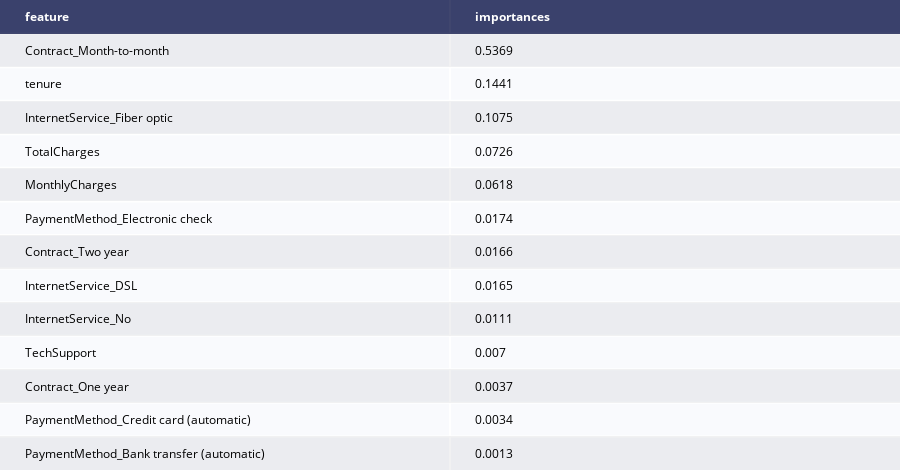

Write notebook code for a chart like this one.
### Code cell
# 输出决策树属性重要性排序
import plotly.figure_factory as ff

import plotly as py

imp = pd.DataFrame(zip(X_train.columns, clf.feature_importances_))

imp.columns = ['feature', 'importances']

imp = imp.sort_values('importances', ascending=False)

imp = imp[imp['importances'] != 0]

table = ff.create_table(np.round(imp, 4))

py.offline.iplot(table)

### Figure 1 — Plotly figure (JSON) as saved in the notebook; plotly's stock layout.template omitted (floating-point values rounded to 4 significant figures)
{"data": [{"colorscale": [[0, "#00083e"], [0.5, "#ededee"], [1, "#ffffff"]], "hoverinfo": "none", "opacity": 0.75, "showscale": false, "type": "heatmap", "z": [[0, 0], [0.5, 0.5], [1, 1], [0.5, 0.5], [1, 1], [0.5, 0.5], [1, 1], [0.5, 0.5], [1, 1], [0.5, 0.5], [1, 1], [0.5, 0.5], [1, 1], [0.5, 0.5]]}], "layout": {"annotations": [{"align": "left", "font": {"color": "#ffffff"}, "showarrow": false, "text": "<b>feature</b>", "x": -0.45, "xanchor": "left", "xref": "x", "y": 0, "yref": "y"}, {"align": "left", "font": {"color": "#ffffff"}, "showarrow": false, "text": "<b>importances</b>", "x": 0.55, "xanchor": "left", "xref": "x", "y": 0, "yref": "y"}, {"align": "left", "font": {"color": "#000000"}, "showarrow": false, "text": "Contract_Month-to-month", "x": -0.45, "xanchor": "left", "xref": "x", "y": 1, "yref": "y"}, {"align": "left", "font": {"color": "#000000"}, "showarrow": false, "text": "0.5369", "x": 0.55, "xanchor": "left", "xref": "x", "y": 1, "yref": "y"}, {"align": "left", "font": {"color": "#000000"}, "showarrow": false, "text": "tenure", "x": -0.45, "xanchor": "left", "xref": "x", "y": 2, "yref": "y"}, {"align": "left", "font": {"color": "#000000"}, "showarrow": false, "text": "0.1441", "x": 0.55, "xanchor": "left", "xref": "x", "y": 2, "yref": "y"}, {"align": "left", "font": {"color": "#000000"}, "showarrow": false, "text": "InternetService_Fiber optic", "x": -0.45, "xanchor": "left", "xref": "x", "y": 3, "yref": "y"}, {"align": "left", "font": {"color": "#000000"}, "showarrow": false, "text": "0.1075", "x": 0.55, "xanchor": "left", "xref": "x", "y": 3, "yref": "y"}, {"align": "left", "font": {"color": "#000000"}, "showarrow": false, "text": "TotalCharges", "x": -0.45, "xanchor": "left", "xref": "x", "y": 4, "yref": "y"}, {"align": "left", "font": {"color": "#000000"}, "showarrow": false, "text": "0.0726", "x": 0.55, "xanchor": "left", "xref": "x", "y": 4, "yref": "y"}, {"align": "left", "font": {"color": "#000000"}, "showarrow": false, "text": "MonthlyCharges", "x": -0.45, "xanchor": "left", "xref": "x", "y": 5, "yref": "y"}, {"align": "left", "font": {"color": "#000000"}, "showarrow": false, "text": "0.0618", "x": 0.55, "xanchor": "left", "xref": "x", "y": 5, "yref": "y"}, {"align": "left", "font": {"color": "#000000"}, "showarrow": false, "text": "PaymentMethod_Electronic check", "x": -0.45, "xanchor": "left", "xref": "x", "y": 6, "yref": "y"}, {"align": "left", "font": {"color": "#000000"}, "showarrow": false, "text": "0.0174", "x": 0.55, "xanchor": "left", "xref": "x", "y": 6, "yref": "y"}, {"align": "left", "font": {"color": "#000000"}, "showarrow": false, "text": "Contract_Two year", "x": -0.45, "xanchor": "left", "xref": "x", "y": 7, "yref": "y"}, {"align": "left", "font": {"color": "#000000"}, "showarrow": false, "text": "0.0166", "x": 0.55, "xanchor": "left", "xref": "x", "y": 7, "yref": "y"}, {"align": "left", "font": {"color": "#000000"}, "showarrow": false, "text": "InternetService_DSL", "x": -0.45, "xanchor": "left", "xref": "x", "y": 8, "yref": "y"}, {"align": "left", "font": {"color": "#000000"}, "showarrow": false, "text": "0.0165", "x": 0.55, "xanchor": "left", "xref": "x", "y": 8, "yref": "y"}, {"align": "left", "font": {"color": "#000000"}, "showarrow": false, "text": "InternetService_No", "x": -0.45, "xanchor": "left", "xref": "x", "y": 9, "yref": "y"}, {"align": "left", "font": {"color": "#000000"}, "showarrow": false, "text": "0.0111", "x": 0.55, "xanchor": "left", "xref": "x", "y": 9, "yref": "y"}, {"align": "left", "font": {"color": "#000000"}, "showarrow": false, "text": "TechSupport", "x": -0.45, "xanchor": "left", "xref": "x", "y": 10, "yref": "y"}, {"align": "left", "font": {"color": "#000000"}, "showarrow": false, "text": "0.007", "x": 0.55, "xanchor": "left", "xref": "x", "y": 10, "yref": "y"}, {"align": "left", "font": {"color": "#000000"}, "showarrow": false, "text": "Contract_One year", "x": -0.45, "xanchor": "left", "xref": "x", "y": 11, "yref": "y"}, {"align": "left", "font": {"color": "#000000"}, "showarrow": false, "text": "0.0037", "x": 0.55, "xanchor": "left", "xref": "x", "y": 11, "yref": "y"}, {"align": "left", "font": {"color": "#000000"}, "showarrow": false, "text": "PaymentMethod_Credit card (automatic)", "x": -0.45, "xanchor": "left", "xref": "x", "y": 12, "yref": "y"}, {"align": "left", "font": {"color": "#000000"}, "showarrow": false, "text": "0.0034", "x": 0.55, "xanchor": "left", "xref": "x", "y": 12, "yref": "y"}, {"align": "left", "font": {"color": "#000000"}, "showarrow": false, "text": "PaymentMethod_Bank transfer (automatic)", "x": -0.45, "xanchor": "left", "xref": "x", "y": 13, "yref": "y"}, {"align": "left", "font": {"color": "#000000"}, "showarrow": false, "text": "0.0013", "x": 0.55, "xanchor": "left", "xref": "x", "y": 13, "yref": "y"}], "height": 470, "margin": {"b": 0, "l": 0, "r": 0, "t": 0}, "xaxis": {"dtick": 1, "gridwidth": 2, "showticklabels": false, "tick0": -0.5, "ticks": "", "zeroline": false}, "yaxis": {"autorange": "reversed", "dtick": 1, "gridwidth": 2, "showticklabels": false, "tick0": 0.5, "ticks": "", "zeroline": false}}}
